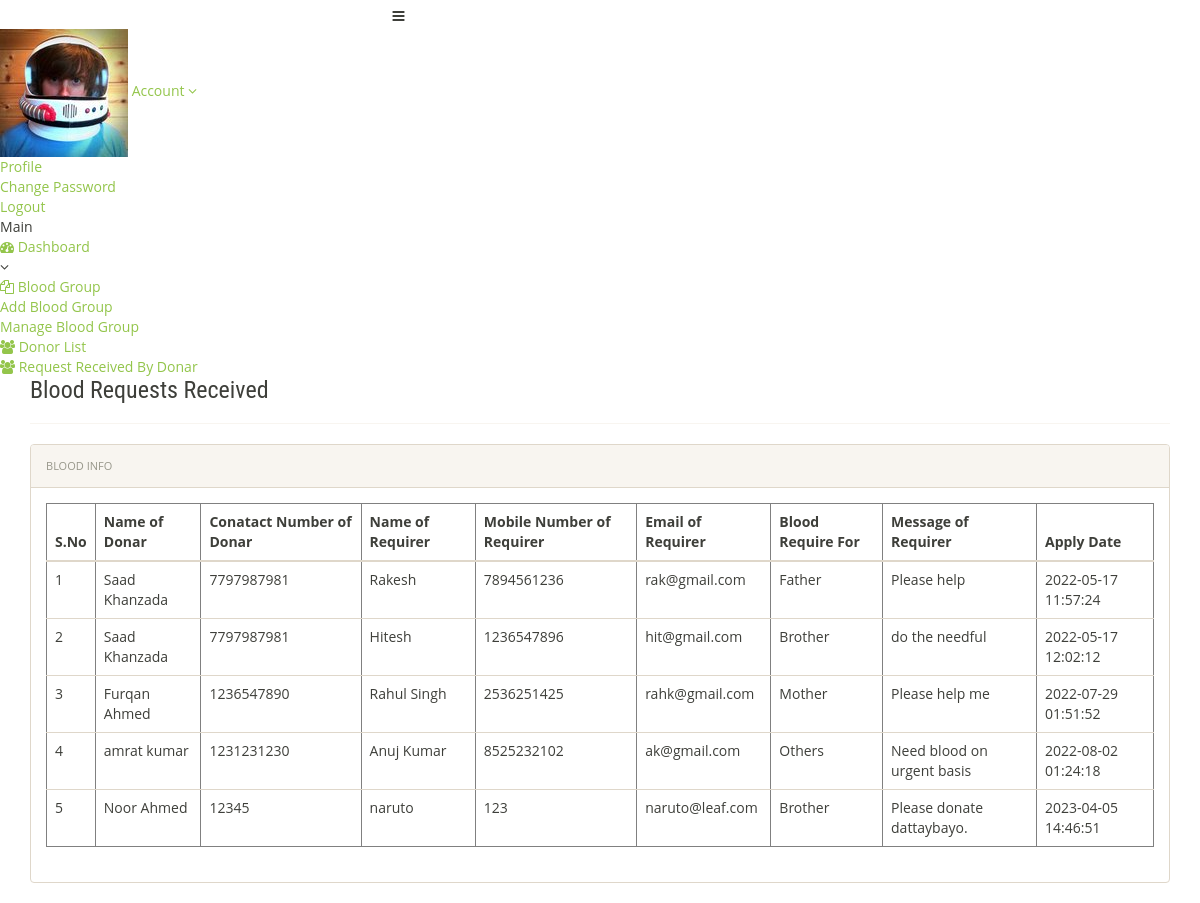
The page /admin/requests-received.php (signed in) on the database its author committed.
### tables this page shows
CREATE TABLE `tblbloodrequirer` (
  `ID` int(10) NOT NULL,
  `BloodDonarID` int(10) DEFAULT NULL,
  `name` varchar(250) DEFAULT NULL,
  `EmailId` varchar(250) DEFAULT NULL,
  `ContactNumber` bigint(10) DEFAULT NULL,
  `BloodRequirefor` varchar(250) DEFAULT NULL,
  `Message` mediumtext DEFAULT NULL,
  `ApplyDate` timestamp NULL DEFAULT current_timestamp()
);

CREATE TABLE `tblblooddonars` (
  `id` int(11) NOT NULL,
  `FullName` varchar(100) DEFAULT NULL,
  `MobileNumber` char(11) DEFAULT NULL,
  `EmailId` varchar(100) DEFAULT NULL,
  `Gender` varchar(20) DEFAULT NULL,
  `Age` int(11) DEFAULT NULL,
  `BloodGroup` varchar(20) DEFAULT NULL,
  `Address` varchar(255) DEFAULT NULL,
  `Message` mediumtext DEFAULT NULL,
  `PostingDate` timestamp NOT NULL DEFAULT current_timestamp(),
  `status` int(1) DEFAULT NULL,
  `Password` varchar(250) DEFAULT NULL
);

### admin/requests-received.php (the view, shortened to what this page needs)
<?php
include('includes/config.php');
if(strlen($_SESSION['alogin'])==0)
	{
header('location:index.php');
}
else{
 ?>
<!doctype html>
<html lang="en" class="no-js">
<head>
	<link rel="stylesheet" href="css/font-awesome.min.css">
	<link rel="stylesheet" href="css/bootstrap.min.css">
	<link rel="stylesheet" href="css/dataTables.bootstrap.min.css">
	<link rel="stylesheet" href="css/bootstrap-social.css">
	<link rel="stylesheet" href="css/bootstrap-select.css">
	<link rel="stylesheet" href="css/fileinput.min.css">
	<link rel="stylesheet" href="css/awesome-bootstrap-checkbox.css">
	<link rel="stylesheet" href="css/style.css">
</head>
<body>
	<?php include('includes/header.php');?>
	<div class="ts-main-content">
		<?php include('includes/leftbar.php');?>
		<div class="content-wrapper">
			<div class="container-fluid">
					<div class="col-md-12">
<h3> Blood Requests Received</h3>
<hr />
						<div class="panel panel-default">
							<div class="panel-heading">Blood Info</div>
							<div class="panel-body">
								<table border="1" class="table table-responsive">
                                    <thead>
                                         <tr>
                                         	<th>S.No</th>
                                          <th>Name of Donar</th>
                                          <th>Conatact Number of Donar</th>
                                            <th>Name of Requirer</th>
                                            <th>Mobile Number of Requirer</th>
                                            <th>Email of Requirer</th>
                                            <th>Blood Require For</th>
                                            <th>Message of Requirer</th>
                                            <th>Apply Date</th>
                                        </tr>
                                    </thead>
                                    <tbody>
                                        <tr><?php
$sql="SELECT tblbloodrequirer.BloodDonarID,tblbloodrequirer.name,tblbloodrequirer.EmailId,tblbloodrequirer.ContactNumber,tblbloodrequirer.BloodRequirefor,tblbloodrequirer.Message,tblbloodrequirer.ApplyDate,tblblooddonars.id as donid,tblblooddonars.FullName,tblblooddonars.MobileNumber from
 tblbloodrequirer join tblblooddonars on tblblooddonars.id=tblbloodrequirer.BloodDonarID where tblblooddonars.FullName like '%$sdata%' || tblblooddonars.MobileNumber like '%$sdata%'";
$query = $dbh -> prepare($sql);
$query->bindParam(':uid',$uid,PDO::PARAM_STR);
$query->execute();
$results=$query->fetchAll(PDO::FETCH_OBJ);
$cnt=1;
if($query->rowCount() > 0)
{
foreach($results as $row)
{               ?>
                                            <td><?php echo htmlentities($cnt);?></td>
                                            <td><?php  echo htmlentities($row->FullName);?></td>
                                            <td><?php  echo htmlentities($row->MobileNumber);?></td>
                                        <td><?php  echo htmlentities($row->name);?></td>
                                             <td><?php  echo htmlentities($row->ContactNumber);?></td>
                                             <td><?php  echo htmlentities($row->EmailId);?></td>
                                          <td><?php  echo htmlentities($row->BloodRequirefor);?></td>
                 <td><?php  echo htmlentities($row->Message);?>
                  </td>
                                            <td>
                                              <?php  echo htmlentities($row->ApplyDate);?>
                                            </td>
                                        </tr>
                                    <?php $cnt=$cnt+1;}}?>
                                    </tbody>
                                </table>
							</div>
						</div>
					</div>
				</div>
			</div>
		</div>
</body>
</html>
<?php } ?>

### css/style.css (style rules this page uses)
body { padding: 0; margin: 0; background: white; font-family: 'Open Sans', sans-serif; }
h1, h2, h3, h4, h5, h6 { margin: 0; padding: 0; font-family: 'Roboto Condensed', sans-serif; }

### rows shown on the page
tblbloodrequirer: BloodDonarID.FullName "Saad Khanzada", BloodDonarID.MobileNumber "7797987981", name "Rakesh", ContactNumber "7894561236", EmailId "rak@gmail.com", BloodRequirefor "Father", Message "Please help", ApplyDate "2022-05-17 11:57:24"
tblbloodrequirer: BloodDonarID.FullName "Saad Khanzada", BloodDonarID.MobileNumber "7797987981", name "Hitesh", ContactNumber "1236547896", EmailId "hit@gmail.com", BloodRequirefor "Brother", Message "do the needful", ApplyDate "2022-05-17 12:02:12"
tblbloodrequirer: BloodDonarID.FullName "Furqan Ahmed", BloodDonarID.MobileNumber "1236547890", name "Rahul Singh", ContactNumber "2536251425", EmailId "rahk@gmail.com", BloodRequirefor "Mother", Message "Please help me", ApplyDate "2022-07-29 01:51:52"
tblbloodrequirer: BloodDonarID.FullName "amrat kumar", BloodDonarID.MobileNumber "1231231230", name "Anuj Kumar", ContactNumber "8525232102", EmailId "ak@gmail.com", BloodRequirefor "Others", Message "Need blood on urgent basis", ApplyDate "2022-08-02 01:24:18"
tblbloodrequirer: BloodDonarID.FullName "Noor Ahmed", BloodDonarID.MobileNumber "12345", name "naruto", ContactNumber "123", EmailId "naruto@leaf.com", BloodRequirefor "Brother", Message "Please donate dattaybayo.", ApplyDate "2023-04-05 14:46:51"
